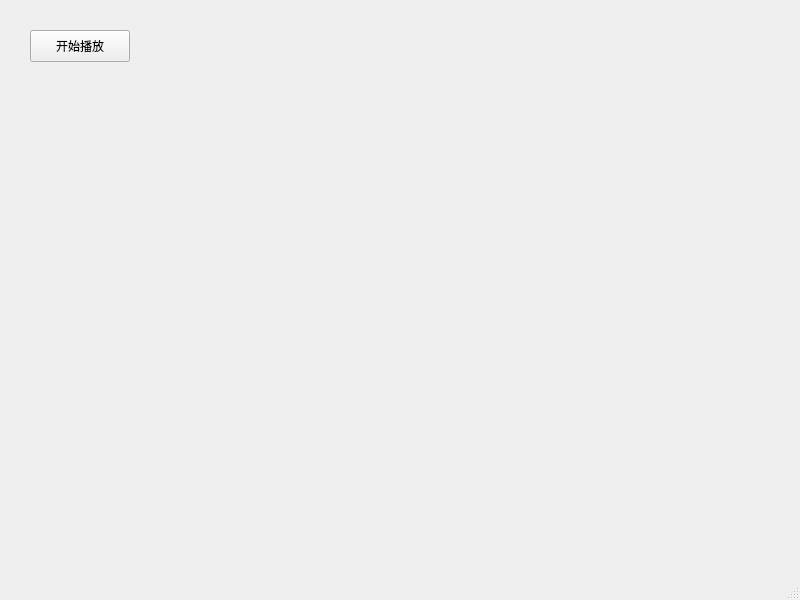
<?xml version="1.0" encoding="UTF-8"?>
<ui version="4.0">
 <class>MainWindow</class>
 <widget class="QMainWindow" name="MainWindow">
  <property name="geometry">
   <rect>
    <x>0</x>
    <y>0</y>
    <width>800</width>
    <height>600</height>
   </rect>
  </property>
  <property name="windowTitle">
   <string>MainWindow</string>
  </property>
  <widget class="QWidget" name="centralwidget">
   <widget class="QPushButton" name="pushButton">
    <property name="geometry">
     <rect>
      <x>30</x>
      <y>30</y>
      <width>100</width>
      <height>32</height>
     </rect>
    </property>
    <property name="text">
     <string>开始播放</string>
    </property>
   </widget>
  </widget>
  <widget class="QMenuBar" name="menubar">
   <property name="geometry">
    <rect>
     <x>0</x>
     <y>0</y>
     <width>800</width>
     <height>24</height>
    </rect>
   </property>
  </widget>
  <widget class="QStatusBar" name="statusbar"/>
 </widget>
 <resources/>
 <connections/>
</ui>
